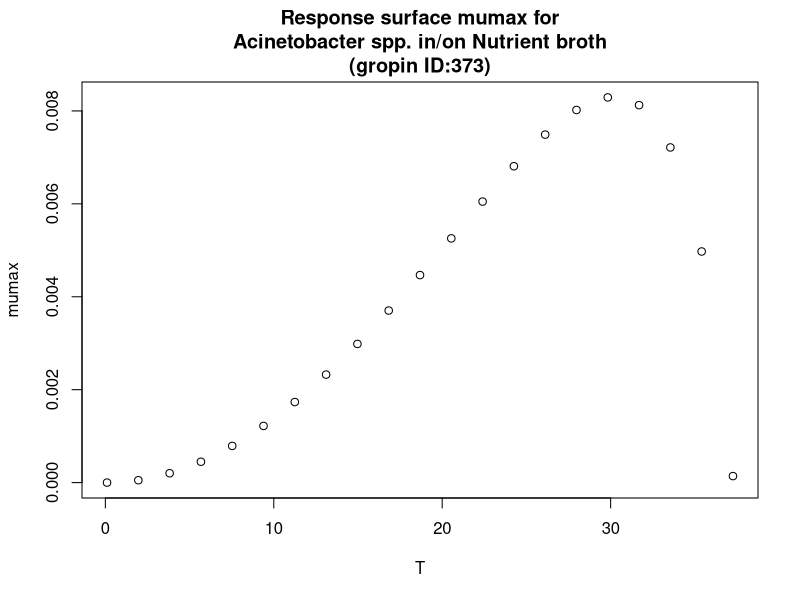

This chart was generated by the following R code:
#############################
# start of Parameter script
#############################
T <- seq(0.1001,37.2627372627373,length.out=21)
#############################
# end of Parameter script
#############################
############################# 
# start of Model script Gropin ID 373 
#############################
 
# constant coefficients for this model
 
variables <- data.frame(T)
argumentsPar <- expand.grid(variables)
 
# heart of the model
response_surface <- function(T) {
   mumax <-(8.3*(10^-3)*(T-37.3)*((T-0.1)^2))/((30.2-0.1)*((30.2-0.1)*(T-30.2)-(30.2-37.3)*(30.2+0.1-2*T)))

return(mumax=mumax)
} 

# output parameters
responseSurface <- cbind(argumentsPar,response_surface(argumentsPar['T']))
colnames(responseSurface) <- c(colnames(argumentsPar),'mumax')
#############################
# End of Model script
#############################
############################# 
# start of Visualisation script Gropin ID 373 
#############################
plot(T,responseSurface$'mumax',xlab='T',
                          ylab='mumax',main='Response surface mumax for
Acinetobacter spp. in/on Nutrient broth
(gropin ID:373)')
#############################
# End of Visualisation script
#############################
